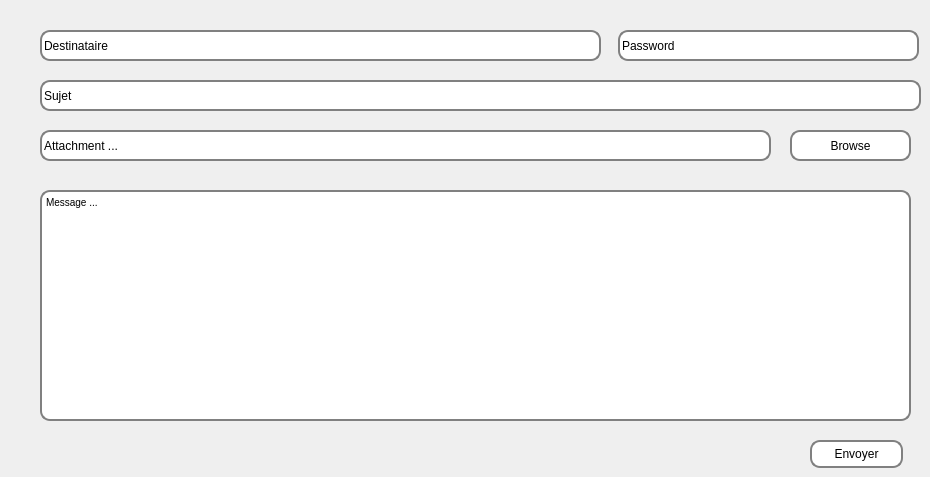
     <widget class="QWidget" name="supprimer">
      <attribute name="icon">
       <iconset>
        <normaloff>:/Downloads/enveloppe-telechargement.png</normaloff>:/Downloads/enveloppe-telechargement.png</iconset>
      </attribute>
      <attribute name="title">
       <string>e-mail</string>
      </attribute>
      <widget class="QLineEdit" name="rcpt">
       <property name="geometry">
        <rect>
         <x>40</x>
         <y>30</y>
         <width>561</width>
         <height>31</height>
        </rect>
       </property>
       <property name="styleSheet">
        <string notr="true">background-color: rgb(255, 255, 255);
border-radius: 10px;
border: 2px solid gray;</string>
       </property>
       <property name="text">
        <string>Destinataire</string>
       </property>
      </widget>
      <widget class="QLineEdit" name="mail_pass">
       <property name="geometry">
        <rect>
         <x>618</x>
         <y>30</y>
         <width>301</width>
         <height>31</height>
        </rect>
       </property>
       <property name="styleSheet">
        <string notr="true">background-color: rgb(255, 255, 255);
border-radius: 10px;
border: 2px solid gray;</string>
       </property>
       <property name="text">
        <string>Password</string>
       </property>
      </widget>
      <widget class="QLineEdit" name="subject">
       <property name="geometry">
        <rect>
         <x>40</x>
         <y>80</y>
         <width>881</width>
         <height>31</height>
        </rect>
       </property>
       <property name="styleSheet">
        <string notr="true">background-color: rgb(255, 255, 255);
border-radius: 10px;
border: 2px solid gray;</string>
       </property>
       <property name="text">
        <string>Sujet</string>
       </property>
       <property name="alignment">
        <set>Qt::AlignLeading|Qt::AlignLeft|Qt::AlignVCenter</set>
       </property>
      </widget>
      <widget class="QLineEdit" name="file">
       <property name="geometry">
        <rect>
         <x>40</x>
         <y>130</y>
         <width>731</width>
         <height>31</height>
        </rect>
       </property>
       <property name="styleSheet">
        <string notr="true">background-color: rgb(255, 255, 255);
border-radius: 10px;
border: 2px solid gray;</string>
       </property>
       <property name="text">
        <string>Attachment ...</string>
       </property>
      </widget>
      <widget class="QPushButton" name="browseBtn">
       <property name="geometry">
        <rect>
         <x>790</x>
         <y>130</y>
         <width>121</width>
         <height>31</height>
        </rect>
       </property>
       <property name="styleSheet">
        <string notr="true">background-color: rgb(255, 255, 255);
border-radius: 10px;
border: 2px solid gray;</string>
       </property>
       <property name="text">
        <string>Browse</string>
       </property>
       <property name="icon">
        <iconset>
         <normaloff>:/Downloads/firefox-browser.png</normaloff>:/Downloads/firefox-browser.png</iconset>
       </property>
      </widget>
      <widget class="QTextEdit" name="msg">
       <property name="geometry">
        <rect>
         <x>40</x>
         <y>190</y>
         <width>871</width>
         <height>231</height>
        </rect>
       </property>
       <property name="styleSheet">
        <string notr="true">background-color: rgb(255, 255, 255);
border-radius: 10px;
border: 2px solid gray;</string>
       </property>
       <property name="html">
        <string>&lt;!DOCTYPE HTML PUBLIC &quot;-//W3C//DTD HTML 4.0//EN&quot; &quot;http://www.w3.org/TR/REC-html40/strict.dtd&quot;&gt;
&lt;html&gt;&lt;head&gt;&lt;meta name=&quot;qrichtext&quot; content=&quot;1&quot; /&gt;&lt;style type=&quot;text/css&quot;&gt;
p, li { white-space: pre-wrap; }
&lt;/style&gt;&lt;/head&gt;&lt;body style=&quot; font-family:'MS Shell Dlg 2'; font-size:7.8pt; font-weight:400; font-style:normal;&quot;&gt;
&lt;p style=&quot; margin-top:0px; margin-bottom:0px; margin-left:0px; margin-right:0px; -qt-block-indent:0; text-indent:0px;&quot;&gt;&lt;span style=&quot; font-family:'MS Shell Dlg 2';&quot;&gt;Message ...&lt;/span&gt;&lt;/p&gt;&lt;/body&gt;&lt;/html&gt;</string>
       </property>
      </widget>
      <widget class="QPushButton" name="sendBtn">
       <property name="geometry">
        <rect>
         <x>810</x>
         <y>440</y>
         <width>93</width>
         <height>28</height>
        </rect>
       </property>
       <property name="styleSheet">
        <string notr="true">background-color: rgb(255, 255, 255);
border-radius: 10px;
border: 2px solid gray;</string>
       </property>
       <property name="text">
        <string>Envoyer</string>
       </property>
       <property name="icon">
        <iconset>
         <normaloff>:/Downloads/avion-en-papier.png</normaloff>:/Downloads/avion-en-papier.png</iconset>
       </property>
      </widget>
     </widget>
